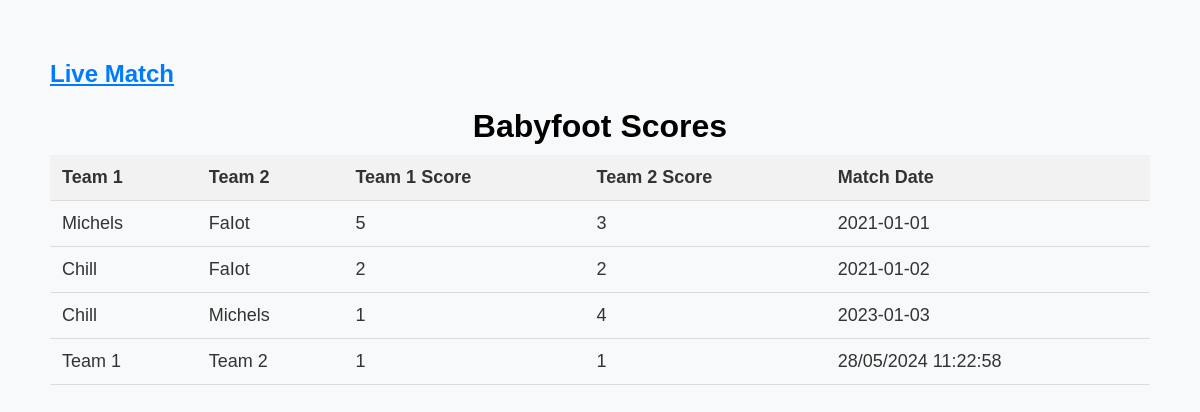
Before: / with the older database file.
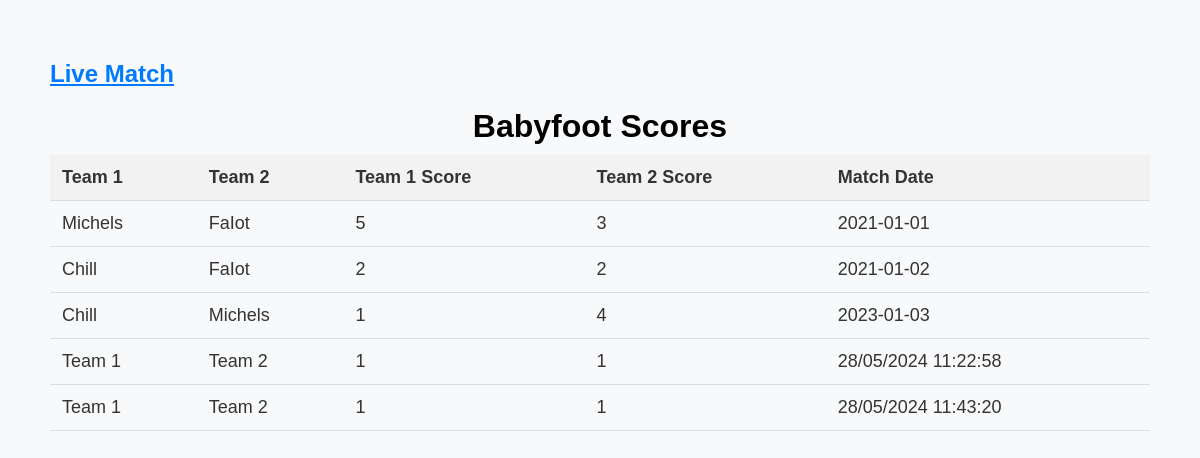
After: the same page with the newer database file.
### tables this page shows
CREATE TABLE matches (
        id INTEGER PRIMARY KEY AUTOINCREMENT,
        team1_name TEXT NOT NULL,
        team2_name TEXT NOT NULL,
        team1_score INTEGER NOT NULL,
        team2_score INTEGER NOT NULL,
        match_date TEXT NOT NULL
    );

### web_interface/app.py (the view)
@app.route('/')
def index():
    create_table()
    scores = get_scores()
    return render_template('index.html', scores=scores)

### web_interface/app.py (called while the page is built)
def create_table():
    conn = sqlite3.connect('babyfoot_scores.db')
    cursor = conn.cursor()
    cursor.execute('''
    CREATE TABLE IF NOT EXISTS matches (
        id INTEGER PRIMARY KEY AUTOINCREMENT,
        team1_name TEXT NOT NULL,
        team2_name TEXT NOT NULL,
        team1_score INTEGER NOT NULL,
        team2_score INTEGER NOT NULL,
        match_date TEXT NOT NULL
    )
    ''')
    conn.commit()
    cursor.execute('SELECT COUNT(*) FROM matches')
    if cursor.fetchone()[0] == 0:
        sample_data(conn)
    conn.close()

def get_scores():
    conn = sqlite3.connect('babyfoot_scores.db')
    cursor = conn.cursor()
    cursor.execute('''
        SELECT team1_name, team2_name, team1_score, team2_score, match_date
        FROM matches
        ''')
    matches = cursor.fetchall()
    conn.close()
    return matches

### web_interface/templates/index.html (shortened to what this page needs)
<!DOCTYPE html>
<html lang="en">
<head>
</head>
<body>
    <nav>
        <h1><a href="/match">Live Match</a></h1>
    </nav>
    <h1>Babyfoot Scores</h1>
    <table>
        <tr>
            <th>Team 1</th>
            <th>Team 2</th>
            <th>Team 1 Score</th>
            <th>Team 2 Score</th>
            <th>Match Date</th>
        </tr>
        {% for score in scores %}
        <tr>
            <td>{{ score[0] }}</td>
            <td>{{ score[1] }}</td>
            <td>{{ score[2] }}</td>
            <td>{{ score[3] }}</td>
            <td>{{ score[4] }}</td>
        </tr>
        {% endfor %}
    </table>
</body>
</html>

### web_interface/templates/index.html (style rules this page uses)
body { font-family: Arial, sans-serif; text-align: center; margin: 50px; background-color: #f8f9fa; color: #333; }
h1 { margin: 10px 0; color: #000000; }
h1 a { text-decoration: underline; color: #007bff; }
nav { display: flex; justify-content: space-between; }
table { width: 100%; border-collapse: collapse; margin: auto auto; font-size: 18px; text-align: left; }
th, td { padding: 12px; border-bottom: 1px solid #ddd; }
th { background-color: #f2f2f2; }

Changed rows visible on the page:
added matches: team1_name "Team 1", team2_name "Team 2", team1_score "1", team2_score "1", match_date "28/05/2024 11:43:20"
